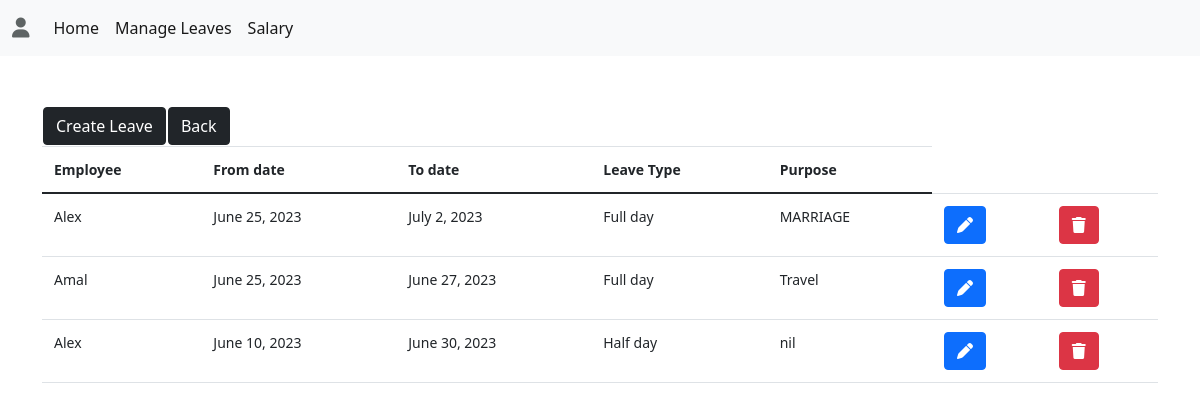
The app's page /all_leave/ (signed in), older data.
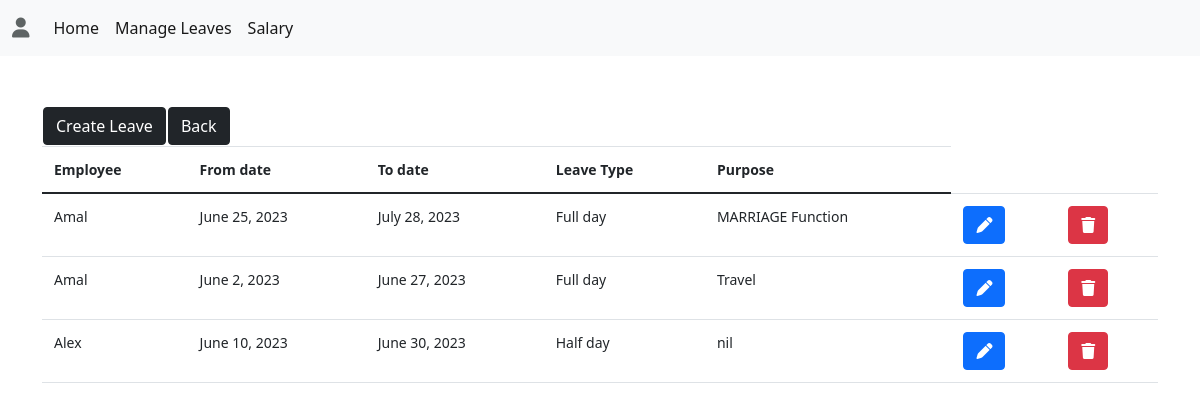
The same page, newer data.
### empapp/models.py (models this page shows, shortened)
class Employee_leaves(models.Model):
    leaves = (
        ('Half day', 'Half day'),
        ('Full day', 'Full day')
    )
    employee = models.ForeignKey(Employees, on_delete=models.CASCADE)
    from_date = models.DateField()
    to_date = models.DateField()
    leave_type = models.CharField(max_length=300, choices=leaves)
    purpose=models.TextField()

class Employees(models.Model):
    user = models.ForeignKey(User, on_delete=models.CASCADE)
    employee = models.CharField(max_length=200)
    employeeID = models.CharField(max_length=200,editable=False)
    firstname = models.CharField(max_length=200)
    lastname = models.CharField(max_length=200)
    email = models.EmailField()
    salary = models.CharField(max_length=200)
    phonenumber = models.CharField(max_length=10)

### empapp/views.py (the view)
# urls.py: path('all_leave/',views.leaveapply,name='leave_all'),
@login_required(login_url='login')
def leaveapply(request):
    a = Employee_leaves.objects.all()
    return render(request, 'alleaves.html', {'a': a})

### empapp/templates/alleaves.html (shortened to what this page needs)
<!DOCTYPE html>
<html lang="en">
<head>
    <link href="https://cdn.jsdelivr.net/npm/bootstrap@5.0.2/dist/css/bootstrap.min.css" rel="stylesheet">
</head>
<body>
{% extends 'base.html' %}
{% block content%}
    <div class="container">
        <table>
            <tr>
                <td>
                    <a href="{% url 'create_leave' %}" class="btn btn-dark">Create Leave</a>
                </td>
                <td>
                    <a href="{% url 'index' %}" class="btn btn-dark">Back</a>
                </td>
            </tr>
        </table>
        <table class="table">
            <thead>
                <tr>
                    <th>Employee</th>
                    <th>From date</th>
                    <th>To date</th>
                    <th>Leave Type</th>
                    <th>Purpose</th>
                </tr>
            </thead>
            <tbody>
                {% for i in a %}
                <tr>
                    <td>{{i.employee.firstname}}</td>
                    <td>{{i.from_date}}</td>
                    <td>{{i.to_date}}</td>
                    <td>{{i.leave_type}}</td>
                    <td>{{i.purpose}}</td>
                    <td><a href="{% url 'edit_leave' i.id %}" class="btn btn-primary"><i class="fa-sharp fa-solid fa-pen"></i></a></td>
                    <td><a href="{% url 'delete_leave' i.id %}" class="btn btn-danger"><i class="fa-solid fa-trash"></i></a></td>
                </tr>
                {% endfor %}
            </tbody>
        </table>
    </div>
{% endblock %}

### empapp/templates/base.html (shortened to what this page needs)
<!DOCTYPE html>
<html lang="en">
<head>
</head>
<body>
<!DOCTYPE html>
<html lang="en">
<head>
</head>
<body>
    <nav class="navbar navbar-expand-lg navbar-light bg-light">
        <div class="container-fluid">
          <a class="navbar-brand" href="#" style="color: #5e6464;"><i class="fa-solid fa-user"></i></a>
          <div class="collapse navbar-collapse" id="navbarNav">
            <ul class="navbar-nav">
              <li class="nav-item">
                <a class="nav-link active " aria-current="page" href="{% url 'index' %}">Home</a>
              </li>
              <li class="nav-item">
                <a class="nav-link  active " href="{% url 'leave_all' %}">Manage Leaves</a>
              </li>
                 <li class="nav-item">
                <a class="nav-link  active " href="{% url 'salary' %}">Salary</a>
              </li>
            </ul>
          </div>
        </div>
      </nav>
{% block content%}
{% endblock %}
</body>
</html>
</body>
</html>

### empapp/templates/alleaves.html (style rules this page uses)
.container { margin-top: 50px; }
.table { width: 100%; margin-bottom: 1rem; color: #212529; }
.table th, .table td { padding: 0.75rem; vertical-align: top; border-top: 1px solid #dee2e6; font-size: 14px; }
.table thead th { vertical-align: bottom; border-bottom: 2px solid #dee2e6; }

Row changes from the older to the newer data that the page shows:
changed Employee_leaves: employee.firstname "Alex" → "Amal"; to_date "July 2, 2023" → "July 28, 2023"; purpose "MARRIAGE" → "MARRIAGE Function"
changed Employee_leaves "Travel": from_date "June 25, 2023" → "June 2, 2023"
